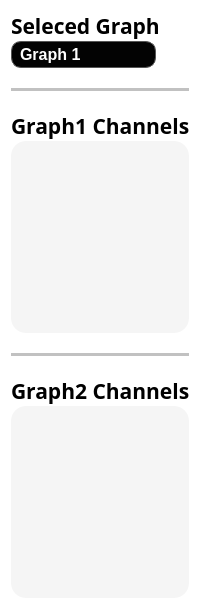
     <widget class="QFrame" name="frame_5">
      <property name="minimumSize">
       <size>
        <width>200</width>
        <height>0</height>
       </size>
      </property>
      <property name="maximumSize">
       <size>
        <width>200</width>
        <height>16777215</height>
       </size>
      </property>
      <property name="styleSheet">
       <string notr="true">QFrame{
background-color:white;
border-radius:30px;
}</string>
      </property>
      <property name="frameShape">
       <enum>QFrame::StyledPanel</enum>
      </property>
      <property name="frameShadow">
       <enum>QFrame::Raised</enum>
      </property>
      <layout class="QGridLayout" name="gridLayout_4">
       <property name="verticalSpacing">
        <number>20</number>
       </property>
       <item row="1" column="0">
        <widget class="Line" name="line">
         <property name="styleSheet">
          <string notr="true">/* Line style */

  /* Set the width of the line */
  width: 20px;

  /* Set the height of the line */
  height: 5px;

  /* Set the background color of the line */
  background-color: rgb(193, 193, 193);

  /* Set the border of the line */
  border: 10px;

  /* Set the border radius of the line */
  border-radius:5px;



</string>
         </property>
         <property name="orientation">
          <enum>Qt::Horizontal</enum>
         </property>
        </widget>
       </item>
       <item row="2" column="0">
        <layout class="QVBoxLayout" name="verticalLayout_2">
         <item>
          <widget class="QLabel" name="label_2">
           <property name="maximumSize">
            <size>
             <width>16777215</width>
             <height>30</height>
            </size>
           </property>
           <property name="font">
            <font>
             <family>Overpass Black</family>
             <pointsize>16</pointsize>
             <bold>true</bold>
            </font>
           </property>
           <property name="text">
            <string>Graph1 Channels</string>
           </property>
          </widget>
         </item>
         <item>
          <widget class="QListWidget" name="hideList1">
           <property name="styleSheet">
            <string notr="true">QListWidget {
    background-color:  rgb(245, 245, 245);  /* Background color of the list widget */
    /*border: 1px solid #c0c0c0; /* Border color and width */
    padding: 5px; /* Padding around the list items */
	border-radius: 15px;
	font-family: &quot;Overpass&quot;, sans-serif; /* Set the desired font-family */
	font-weight:bold;
	font-size:16px;
}

QListWidget::item {
    background-color: rgb(245, 245, 245); /* Background color of each list item */
    padding: 5px; /* Padding inside each list item */
    border-bottom: 1px solid #c0c0c0; /* Separator between list items */
    border-radius: 15px; /* Border radius for rounded corners */
	color: rgb(0, 0, 0);
}


QListWidget::item:selected {
    background-color:#A0A0A0; /* Background color of selected item */
    color: #ffffff; /* Text color of selected item */
	border-radius: 10px;
}

QListWidget::item:hover {
    background-color: #e0e0e0; /* Background color when hovering over an item */
}
</string>
           </property>
          </widget>
         </item>
        </layout>
       </item>
       <item row="4" column="0">
        <layout class="QVBoxLayout" name="verticalLayout_3">
         <item>
          <widget class="QLabel" name="label_3">
           <property name="maximumSize">
            <size>
             <width>16777215</width>
             <height>30</height>
            </size>
           </property>
           <property name="font">
            <font>
             <family>Overpass Black</family>
             <pointsize>16</pointsize>
             <bold>true</bold>
            </font>
           </property>
           <property name="text">
            <string>Graph2 Channels</string>
           </property>
          </widget>
         </item>
         <item>
          <widget class="QListWidget" name="hideList2">
           <property name="styleSheet">
            <string notr="true">QListWidget {
    background-color:  rgb(245, 245, 245);  /* Background color of the list widget */
    /*border: 1px solid #c0c0c0; /* Border color and width */
    padding: 5px; /* Padding around the list items */
	border-radius: 15px;
	font-family: &quot;Overpass&quot;, sans-serif; /* Set the desired font-family */
	font-weight:bold;
	font-size:16px;
}

QListWidget::item {
    background-color: rgb(245, 245, 245); /* Background color of each list item */
    padding: 5px; /* Padding inside each list item */
    border-bottom: 1px solid #c0c0c0; /* Separator between list items */
    border-radius: 15px; /* Border radius for rounded corners */
	color: rgb(0, 0, 0);
}


QListWidget::item:selected {
    background-color:#A0A0A0; /* Background color of selected item */
    color: #ffffff; /* Text color of selected item */
	border-radius: 10px;
}

QListWidget::item:hover {
    background-color: #e0e0e0; /* Background color when hovering over an item */
}
</string>
           </property>
          </widget>
         </item>
        </layout>
       </item>
       <item row="3" column="0">
        <widget class="Line" name="line_2">
         <property name="styleSheet">
          <string notr="true">/* Line style */

  /* Set the width of the line */
  width: 20px;

  /* Set the height of the line */
  height: 5px;

  /* Set the background color of the line */
  background-color: rgb(193, 193, 193);

  /* Set the border of the line */
  border: 10px;

  /* Set the border radius of the line */
  border-radius:5px;



</string>
         </property>
         <property name="orientation">
          <enum>Qt::Horizontal</enum>
         </property>
        </widget>
       </item>
       <item row="0" column="0">
        <layout class="QVBoxLayout" name="verticalLayout">
         <item>
          <widget class="QLabel" name="label">
           <property name="maximumSize">
            <size>
             <width>16777215</width>
             <height>30</height>
            </size>
           </property>
           <property name="font">
            <font>
             <family>Overpass Black</family>
             <pointsize>16</pointsize>
             <bold>true</bold>
            </font>
           </property>
           <property name="text">
            <string>Seleced Graph</string>
           </property>
          </widget>
         </item>
         <item>
          <widget class="QComboBox" name="graphSelection">
           <property name="maximumSize">
            <size>
             <width>145</width>
             <height>35</height>
            </size>
           </property>
           <property name="styleSheet">
            <string notr="true">QComboBox {
    border: 1px solid #565656; /* Border color for the combobox */
    border-radius: 10px;
    padding: 2px 18px 2px 8px; /* Adjust padding as needed */
    background-color: rgb(3, 3, 3); /* Background color of the combobox */
    color: #FFFFFF; /* Text color */
    selection-background-color: #2A2A2A; /* Background color when an item is selected */
	font-family: &quot;Overpass&quot;, sans-serif; /* Set the desired font-family */
	font-weight:bold;
	font-size:16px;
}

QComboBox:hover {
    border: 1px solid rgb(127, 127, 127); /* Border color on hover */
}

QComboBox::drop-down {
    border: none;
}

QComboBox::down-arrow {
	
	image: url(NewIcons/arrow-drop-down.png);
    width: 30px;
    height: 30px;
	margin-right: 15px; /* Adjust the margin-right to move the arrow to the left */
}

QComboBox::down-arrow:hover {
	
	image: url(NewIcons/arrow-drop-down.png);
}

QComboBox::indicator {
    width: 0;
    border: none;
    margin-right: 6px; /* Adjust as needed */
}

QComboBox::item {
    padding: 8px;
    background-color: #363636; /* Background color of each item */
}

QComboBox::item:selected {
    background-color: rgb(42, 42, 42); /* Background color of the selected item */
}

QComboBox::item:hover {
    background-color: #2A2A2A; /* Background color on item hover */
}

</string>
           </property>
           <item>
            <property name="text">
             <string>Graph 1</string>
            </property>
           </item>
           <item>
            <property name="text">
             <string>Graph 2</string>
            </property>
           </item>
           <item>
            <property name="text">
             <string>Linked</string>
            </property>
           </item>
          </widget>
         </item>
        </layout>
       </item>
      </layout>
     </widget>
